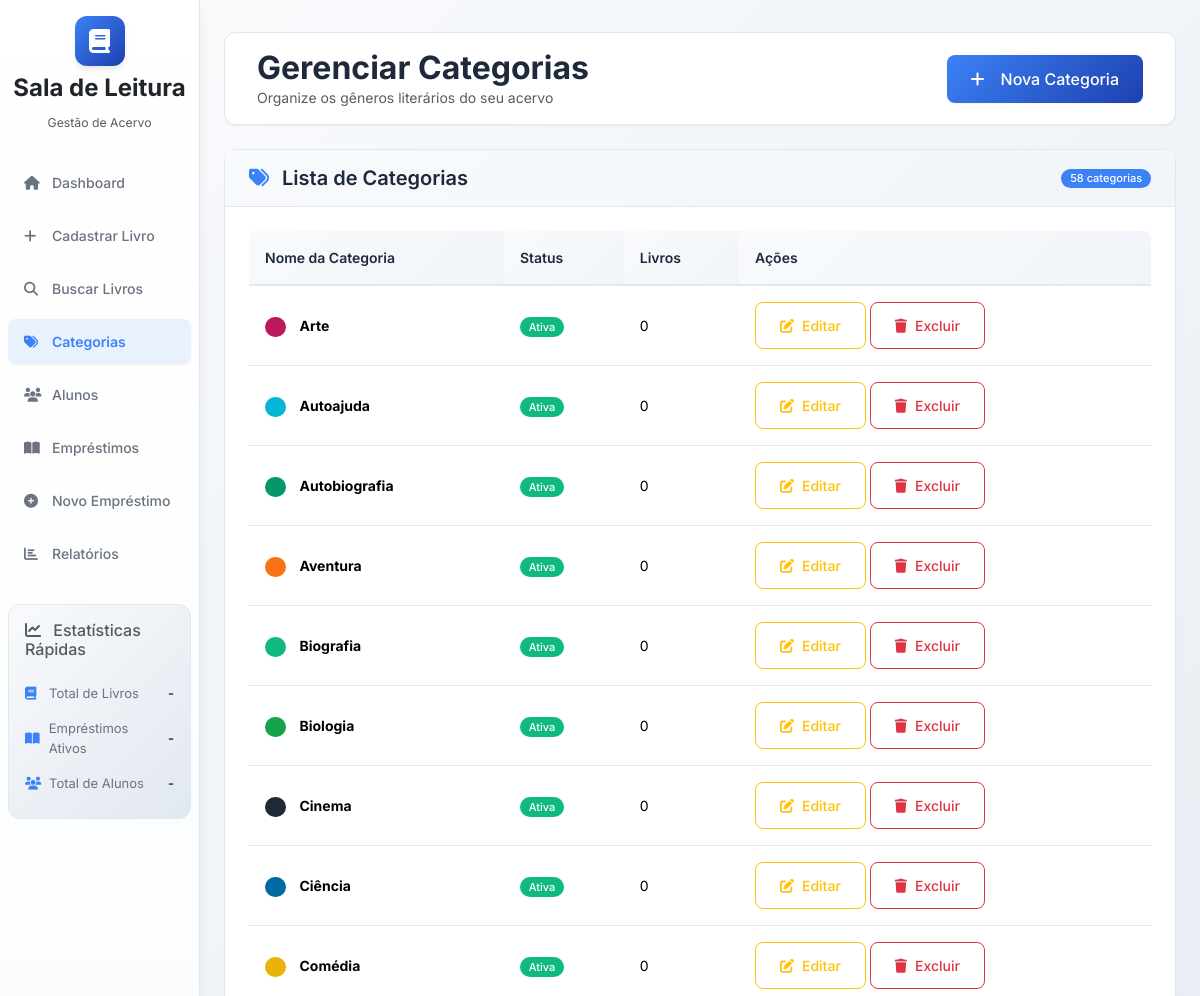
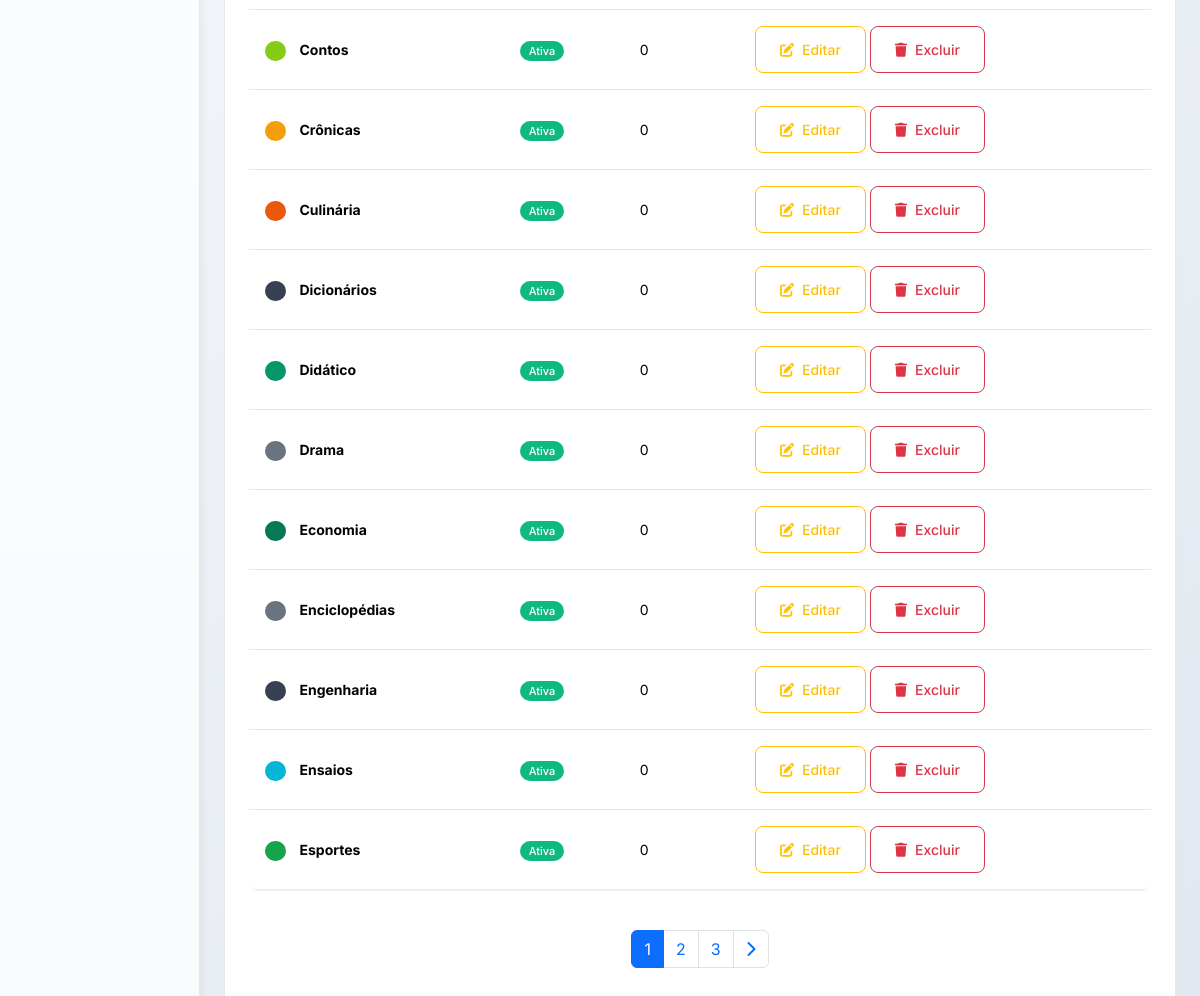
The page /categories on the database its author committed (2 pictures, top to bottom).
### database/models.py (models this page shows, shortened)
class Category(db.Model):
    __tablename__ = 'categories'
    id = db.Column(db.String(36), primary_key=True, default=generate_uuid)
    name = db.Column(db.String(100), nullable=False, unique=True)
    description = db.Column(db.Text)
    color = db.Column(db.String(7), default='#3b82f6')
    active = db.Column(db.Boolean, default=True)
    created_date = db.Column(db.DateTime, default=datetime.utcnow)
    updated_date = db.Column(db.DateTime, default=datetime.utcnow, onupdate=datetime.utcnow)
    books = db.relationship('Book', backref='category_obj', lazy=True)

### app.py (the view)
    @app.route('/categories')
    def categories():
        page = request.args.get('page', 1, type=int)
        search = request.args.get('search', '')
        query = Category.query
        if search:
            search_term = f"%{search}%"
            query = query.filter(or_(
                Category.name.ilike(search_term),
                Category.description.ilike(search_term)
            ))
        categories = query.order_by(Category.name).paginate(page=page, per_page=20, error_out=False)
        return render_template('categories/categories.html', categories=categories, search=search)

### templates/categories/categories.html (shortened to what this page needs)
{% extends "base.html" %}
{% block content %}
<div class="main-header d-flex justify-content-between align-items-center py-3 mb-4">
    <div>
        <h1 class="h2 mb-0">Gerenciar Categorias</h1>
        <p class="text-muted mb-0">Organize os gêneros literários do seu acervo</p>
    </div>
    <a href="{{ url_for('add_category') }}" class="btn btn-primary">
        <i class="fas fa-plus me-2"></i>
        Nova Categoria
    </a>
</div>
<div class="card fade-in">
    <div class="card-header d-flex justify-content-between align-items-center">
        <h5 class="mb-0">
            <i class="fas fa-tags text-primary me-2"></i>
            Lista de Categorias
        </h5>
        <span class="badge bg-primary">{{ categories.total }} categorias</span>
    </div>
    <div class="card-body">
        <div class="table-responsive">
            <table class="table table-hover">
                <thead>
                    <tr>
                        <th>Nome da Categoria</th>
                        <th>Status</th>
                        <th>Livros</th>
                        <th>Ações</th>
                    </tr>
                </thead>
                <tbody>
                    {% for category in categories.items %}
                    <tr>
                        <td>
                            <span class="badge" style="background-color: {{ category.color }}; margin-right: 10px;"> </span>
                            <strong>{{ category.name }}</strong>
                        </td>
                        <td>
                            {% if category.active %}
                                <span class="badge bg-success">Ativa</span>
                            {% else %}
                                <span class="badge bg-secondary">Inativa</span>
                            {% endif %}
                        </td>
                        <td>{{ category.books|length }}</td>
                        <td>
                            <a href="{{ url_for('edit_category', category_id=category.id) }}" class="btn btn-outline-warning btn-sm">
                                <i class="fas fa-edit"></i> Editar
                            </a>
                            <form method="POST" action="{{ url_for('delete_category', category_id=category.id) }}" class="d-inline"
                                  onsubmit="return confirm('Tem certeza que deseja excluir esta categoria?');">
                                <button type="submit" class="btn btn-outline-danger btn-sm">
                                    <i class="fas fa-trash"></i> Excluir
                                </button>
                            </form>
                        </td>
                    </tr>
                    {% endfor %}
                </tbody>
            </table>
        </div>
        {% if categories.pages > 1 %}
            <nav aria-label="Navegação de páginas" class="mt-4">
                <ul class="pagination justify-content-center">
                    {% for page_num in categories.iter_pages() %}
                        {% if page_num %}
                            {% if page_num != categories.page %}
                                <li class="page-item">
                                    <a class="page-link" href="{{ url_for('categories', page=page_num) }}">
                                        {{ page_num }}
                                    </a>
                                </li>
                            {% else %}
                                <li class="page-item active">
                                    <span class="page-link">{{ page_num }}</span>
                                </li>
                            {% endif %}
                        {% else %}
                            <li class="page-item disabled">
                                <span class="page-link">...</span>
                            </li>
                        {% endif %}
                    {% endfor %}
                    {% if categories.has_next %}
                        <li class="page-item">
                            <a class="page-link" href="{{ url_for('categories', page=categories.next_num) }}">
                                <i class="fas fa-chevron-right"></i>
                            </a>
                        </li>
                    {% endif %}
                </ul>
            </nav>
        {% endif %}
    </div>
</div>
{% endblock %}

### static/css/style.css (style rules this page uses)
:root { --primary-color: #3b82f6; --secondary-color: #6b7280; --success-color: #10b981; --warning-color: #f59e0b; --danger-color: #ef4444; --info-color: #06b6d4; --light-color: #f8fafc; --dark-color: #1e293b; --border-color: #e2e8f0; --shadow-sm: 0 1px 2px 0 rgba(0, 0, 0, 0.05); --shadow-md: 0 4px 6px -1px rgba(0, 0, 0, 0.1); --shadow-lg: 0 10px 15px -3px rgba(0, 0, 0, 0.1); }
* { margin: 0; padding: 0; box-sizing: border-box; }
body { font-family: 'Inter', sans-serif; font-size: 14px; line-height: 1.5; color: var(--dark-color); background: linear-gradient(135deg, #f8fafc 0%, #e2e8f0 100%); min-height: 100vh; }
.main-header { background: white; border-radius: 12px; padding: 2rem; margin-bottom: 2rem; box-shadow: var(--shadow-sm); border: 1px solid var(--border-color); }
.main-header h1 { color: var(--dark-color); font-weight: 700; margin-bottom: 0.5rem; }
.card { border: 1px solid var(--border-color); border-radius: 12px; box-shadow: var(--shadow-sm); background: white; transition: all 0.2s ease; }
.card-header { background: linear-gradient(135deg, #f8fafc 0%, #f1f5f9 100%); border-bottom: 1px solid var(--border-color); padding: 1rem 1.5rem; border-radius: 12px 12px 0 0; }
.card-header h5 { font-weight: 600; color: var(--dark-color); margin: 0; }
.card-body { padding: 1.5rem; }
.btn { border-radius: 8px; font-weight: 500; padding: 0.75rem 1.5rem; transition: all 0.2s ease; display: inline-flex; align-items: center; gap: 0.5rem; }
.btn-primary { background: linear-gradient(135deg, var(--primary-color) 0%, #1e40af 100%); border: none; color: white; box-shadow: var(--shadow-sm); }
.table { border-radius: 8px; overflow: hidden; box-shadow: var(--shadow-sm); }
.table thead th { background: linear-gradient(135deg, #f8fafc 0%, #f1f5f9 100%); border-bottom: 2px solid var(--border-color); font-weight: 600; color: var(--dark-color); padding: 1rem; }
.table tbody td { padding: 1rem; vertical-align: middle; border-bottom: 1px solid var(--border-color); }
.fade-in { animation: fadeIn 0.6s ease-out; }
.badge { font-size: 11px; font-weight: 500; padding: 0.4em 0.8em; border-radius: 20px; }
.text-primary { color: var(--primary-color) !important; }
.bg-primary { background-color: var(--primary-color) !important; }
.bg-success { background-color: var(--success-color) !important; }

### rows shown on the page
Category: name "Arte", active "Ativa", books|length "0"
Category: name "Autoajuda", active "Ativa", books|length "0"
Category: name "Autobiografia", active "Ativa", books|length "0"
Category: name "Aventura", active "Ativa", books|length "0"
Category: name "Biografia", active "Ativa", books|length "0"
Category: name "Biologia", active "Ativa", books|length "0"
Category: name "Cinema", active "Ativa", books|length "0"
Category: name "Ciência", active "Ativa", books|length "0"
Category: name "Comédia", active "Ativa", books|length "0"
Category: name "Contos", active "Ativa", books|length "0"
Category: name "Crônicas", active "Ativa", books|length "0"
Category: name "Culinária", active "Ativa", books|length "0"
Category: name "Dicionários", active "Ativa", books|length "0"
Category: name "Didático", active "Ativa", books|length "0"
Category: name "Drama", active "Ativa", books|length "0"
Category: name "Economia", active "Ativa", books|length "0"
Category: name "Enciclopédias", active "Ativa", books|length "0"
Category: name "Engenharia", active "Ativa", books|length "0"
Category: name "Ensaios", active "Ativa", books|length "0"
Category: name "Esportes", active "Ativa", books|length "0"

### other values the page prints
{{ categories.total }} "58"
{{ page_num }} "1"
{{ page_num }} "2" "3"
